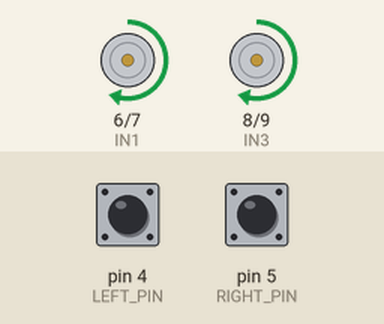
Simulated run of this sketch. Board: Arduino Uno, built with avr-gcc and run on an emulated ATmega328P. On the bench: motor-driver pin pairs drawn as motors (green arrow = first pin HIGH = forward, orange = second pin HIGH = backward, longer = more drive, scaled by the enable pin). The test bench sets the inputs (shaded band); at power-on: pin 4 (LEFT_PIN) LOW, pin 5 (RIGHT_PIN) LOW.

Above: at 1.2 s.
1.3 s: pin 4 (LEFT_PIN) pulled HIGH for 0.15 s
At 1.37 s:
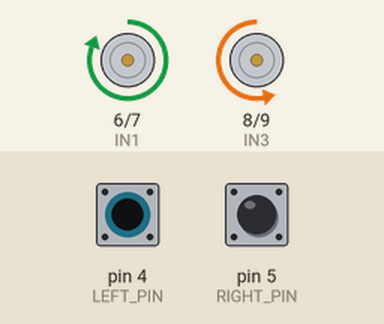
2.9 s: pin 5 (RIGHT_PIN) pulled HIGH for 0.15 s
At 2.97 s:
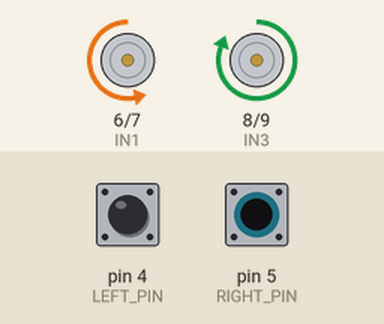
4.5 s: pin 5 (RIGHT_PIN) pulled HIGH for 3.2 s
At 8.8 s:
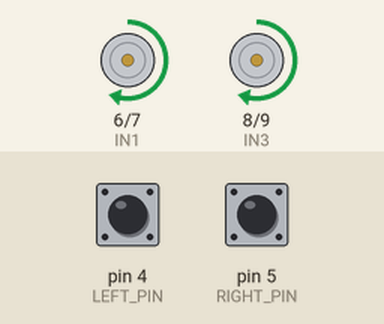
9.2 s: pin 4 (LEFT_PIN) pulled HIGH for 3.2 s
At 10.0 s:
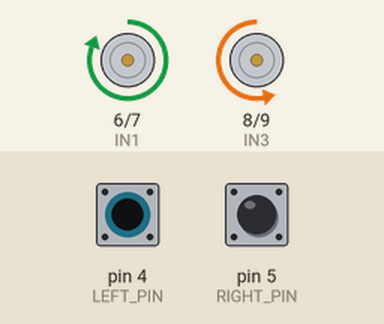
13.9 s: pin 4 (LEFT_PIN) driven HIGH and pin 5 (RIGHT_PIN) driven HIGH
At 16.0 s:
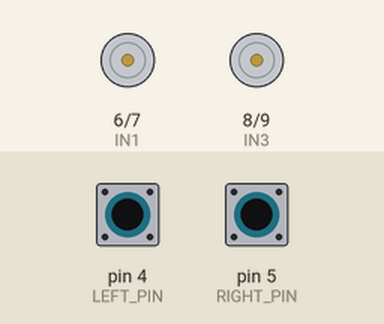
Timing chart, 0 to 17.5 s (numbered marks = the images above; inputs shaded):
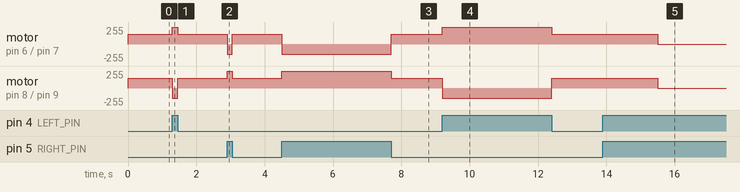

The sketch:

LineTracer.ino
```cpp
const unsigned int LEFT_PIN = 4;  // 왼쪽 조도 센서 핀
const unsigned int RIGHT_PIN = 5;  // 오른쪽 조도 센서 핀

// Control Motor 핀
const unsigned int ENA = 10;
const unsigned int IN1 = 6;
const unsigned int IN2 = 7;
const unsigned int IN3 = 8;
const unsigned int IN4 = 9;
const unsigned int ENB = 11;

const unsigned int TOP_SPEED = 255;  // 작동 가능한 최고 속력
const unsigned int MINIMUM_SPEED = 150;  // 작동 가능한 최저 속력

unsigned int horizontal_lines = 9;  // 중지선 개수

void setup()
{
  pinMode(LEFT_PIN, INPUT);
  pinMode(RIGHT_PIN, INPUT);

  pinMode(ENA, OUTPUT);
  pinMode(IN1, OUTPUT);
  pinMode(IN2, OUTPUT);
  pinMode(IN3, OUTPUT);
  pinMode(IN4, OUTPUT);
  pinMode(ENB, OUTPUT);
}

void loop()
{
  bool left_black = digitalRead(LEFT_PIN); // 왼쪽 센서가 검은 선을 판단
  bool right_black = digitalRead(RIGHT_PIN); // 오른쪽 센서가 검은 선을 판단

  if (horizontal_lines)  // 남은 중지선 개수를 확인
  {
    if (left_black && right_black)  // 왼쪽과 오른쪽 모두 검은 선일 경우
    {
      if (--horizontal_lines) {  // 아직 중지선이 남았다면 수행
        straight();  // 200ms 동안 직진.
        delay(200);
      }
    }
    else if (left_black && !right_black)  // 왼쪽은 검은 선이고 오른쪽은 흰 선일 경우
    {
      left();  // 좌회전 수행
    }
    else if (!left_black && right_black)  // 왼쪽은 흰 선이고 오른쪽은 검은 선일 경우
    {
      right();  // 우회전 수행
    }
    else  // 왼쪽과 오른쪽 모두 흰 선일 경우
    {
      straight();  // 직진 수행
    }
  }
  else  // 남은 중지선 개수가 0이면 정지
  {
    stop_driving();  // 운전 정지
  }
}

void stop_driving() {  // 정지 함수
  analogWrite(ENB, TOP_SPEED);
  analogWrite(ENA, TOP_SPEED);
  digitalWrite(IN3, LOW);
  digitalWrite(IN4, LOW);
  digitalWrite(IN1, LOW);
  digitalWrite(IN2, LOW);
}

void straight() {  // 직진 함수
  analogWrite(ENB, MINIMUM_SPEED);
  analogWrite(ENA, MINIMUM_SPEED);
  digitalWrite(IN3, HIGH);
  digitalWrite(IN4, LOW);
  digitalWrite(IN1, HIGH);
  digitalWrite(IN2, LOW);
}

void left() {  // 좌회전 함수
  analogWrite(ENB, MINIMUM_SPEED);
  analogWrite(ENA, TOP_SPEED);
  digitalWrite(IN3, LOW);
  digitalWrite(IN4, HIGH);
  digitalWrite(IN1, HIGH);
  digitalWrite(IN2, LOW);
}

void right() {  // 우회전 함수
  analogWrite(ENB, TOP_SPEED);
  analogWrite(ENA, MINIMUM_SPEED);
  digitalWrite(IN3, HIGH);
  digitalWrite(IN4, LOW);
  digitalWrite(IN1, LOW);
  digitalWrite(IN2, HIGH);
}
```

Measured:
- after the input at 1.3 s, motor on pin 6 (IN1) / pin 7 (IN2): forward 150/255 → forward 255/255 at once, → forward 150/255 0.15 s later; motor on pin 8 (IN3) / pin 9 (IN4): forward 150/255 → backward 150/255 at once, → forward 150/255 0.15 s later
- after the input at 2.9 s, motor on pin 6 (IN1) / pin 7 (IN2): forward 150/255 → backward 150/255 at once, → forward 150/255 0.15 s later; motor on pin 8 (IN3) / pin 9 (IN4): forward 150/255 → forward 255/255 at once, → forward 150/255 0.15 s later
- after the input at 4.5 s, motor on pin 6 (IN1) / pin 7 (IN2): forward 150/255 → backward 150/255 at once, → forward 150/255 3.2 s later; motor on pin 8 (IN3) / pin 9 (IN4): forward 150/255 → forward 255/255 at once, → forward 150/255 3.2 s later
- after the input at 9.2 s, motor on pin 6 (IN1) / pin 7 (IN2): forward 150/255 → forward 255/255 at once, → forward 150/255 3.2 s later; motor on pin 8 (IN3) / pin 9 (IN4): forward 150/255 → backward 150/255 at once, → forward 150/255 3.2 s later
- after the input at 13.9 s, motor on pin 6 (IN1) / pin 7 (IN2), motor on pin 8 (IN3) / pin 9 (IN4): forward 150/255 → stopped after 1.6 s
